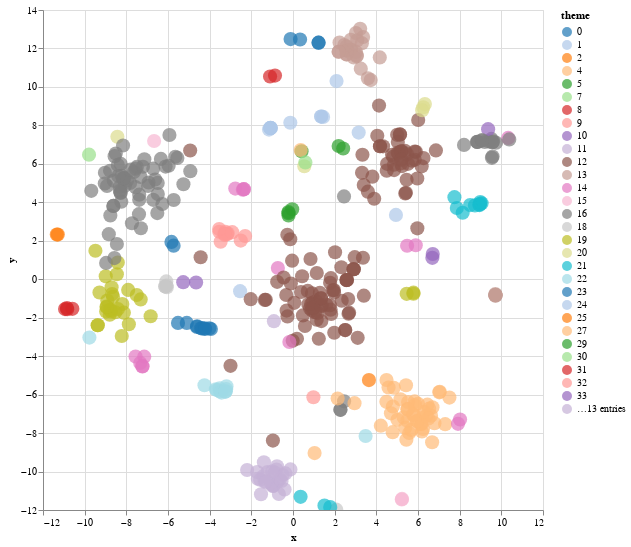

Notebook code for this chart:
### Code cell
docs_tsne_th = TSNE(n_components=2, learning_rate='auto',
                  init='pca', metric='cosine', perplexity=50.0).fit_transform(lda_topics_th)
print(docs_tsne_th.shape)

data_th = pd.DataFrame({'x': docs_tsne_th[:,0],
                        'y': docs_tsne_th[:,1],
                        #'theme': df['theme']})
                        'theme': dominant_topics })

alt.data_transformers.disable_max_rows()
alt.Chart(data_th[:]).mark_circle(size=200).encode(
    x="x", 
    y="y", 
    color=alt.Color('theme:N', scale=alt.Scale(scheme='category20')),
    tooltip=['theme']
).interactive().properties(
    width=500,
    height=500
)

### Figure 1 — Vega-Lite specification as saved in the notebook (floating-point values rounded to 4 significant figures; data arrays with more than 128 entries replaced by an {"elided": "..."} marker saying what was removed)
{"config": {"view": {"continuousWidth": 300, "continuousHeight": 300}}, "data": {"name": "data-bf878c1af3a6543000c7bf4a6ce10318"}, "mark": {"type": "circle", "size": 200}, "encoding": {"color": {"field": "theme", "scale": {"scheme": "category20"}, "type": "nominal"}, "tooltip": [{"field": "theme", "type": "quantitative"}], "x": {"field": "x", "type": "quantitative"}, "y": {"field": "y", "type": "quantitative"}}, "height": 500, "params": [{"name": "param_15", "select": {"type": "interval", "encodings": ["x", "y"]}, "bind": "scales"}], "width": 500, "$schema": "https://vega.github.io/schema/vega-lite/v5.20.1.json", "datasets": {"data-bf878c1af3a6543000c7bf4a6ce10318": {"elided": "458 records"}}}
